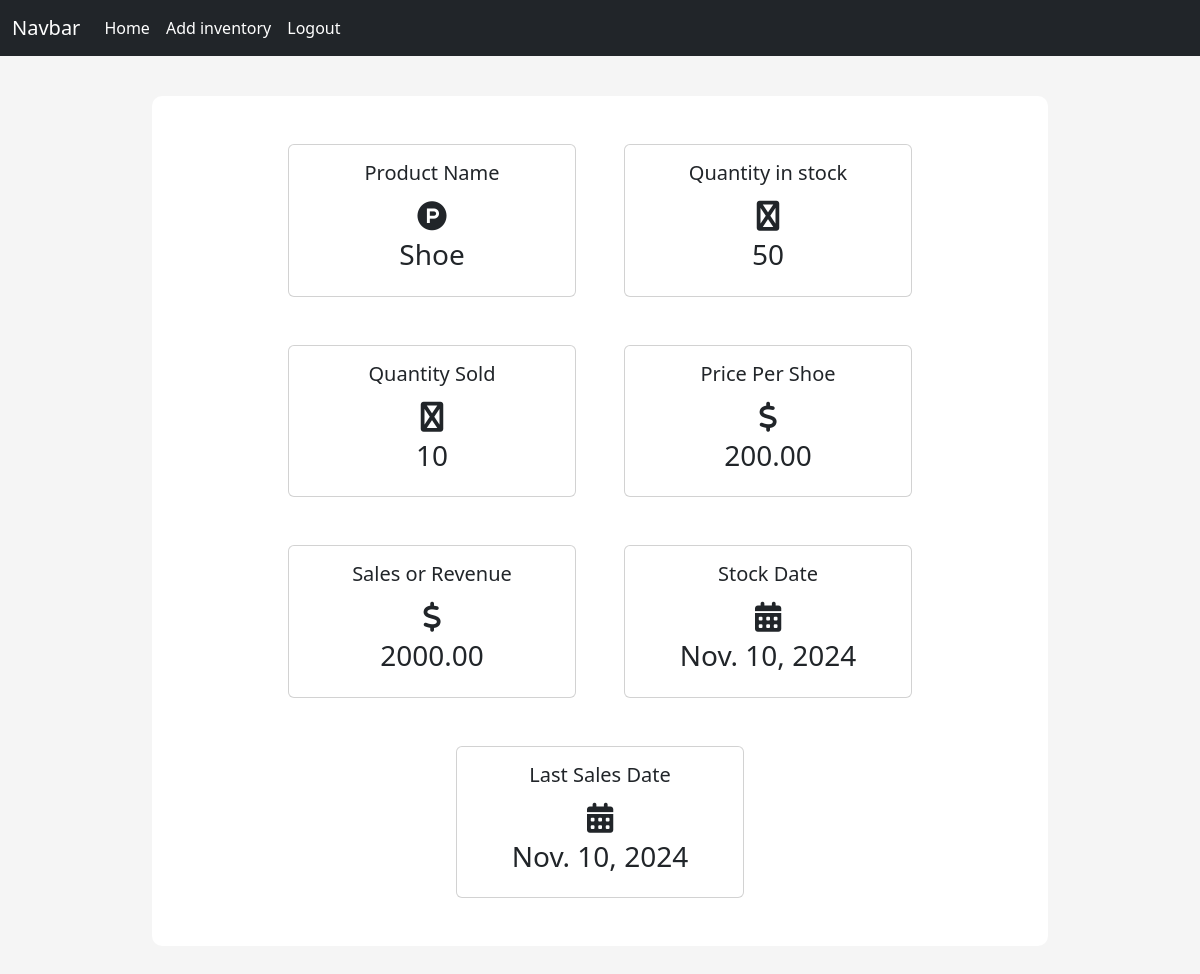
/inventory/per_product/1 (signed in), run on an earlier commit of the app's database.
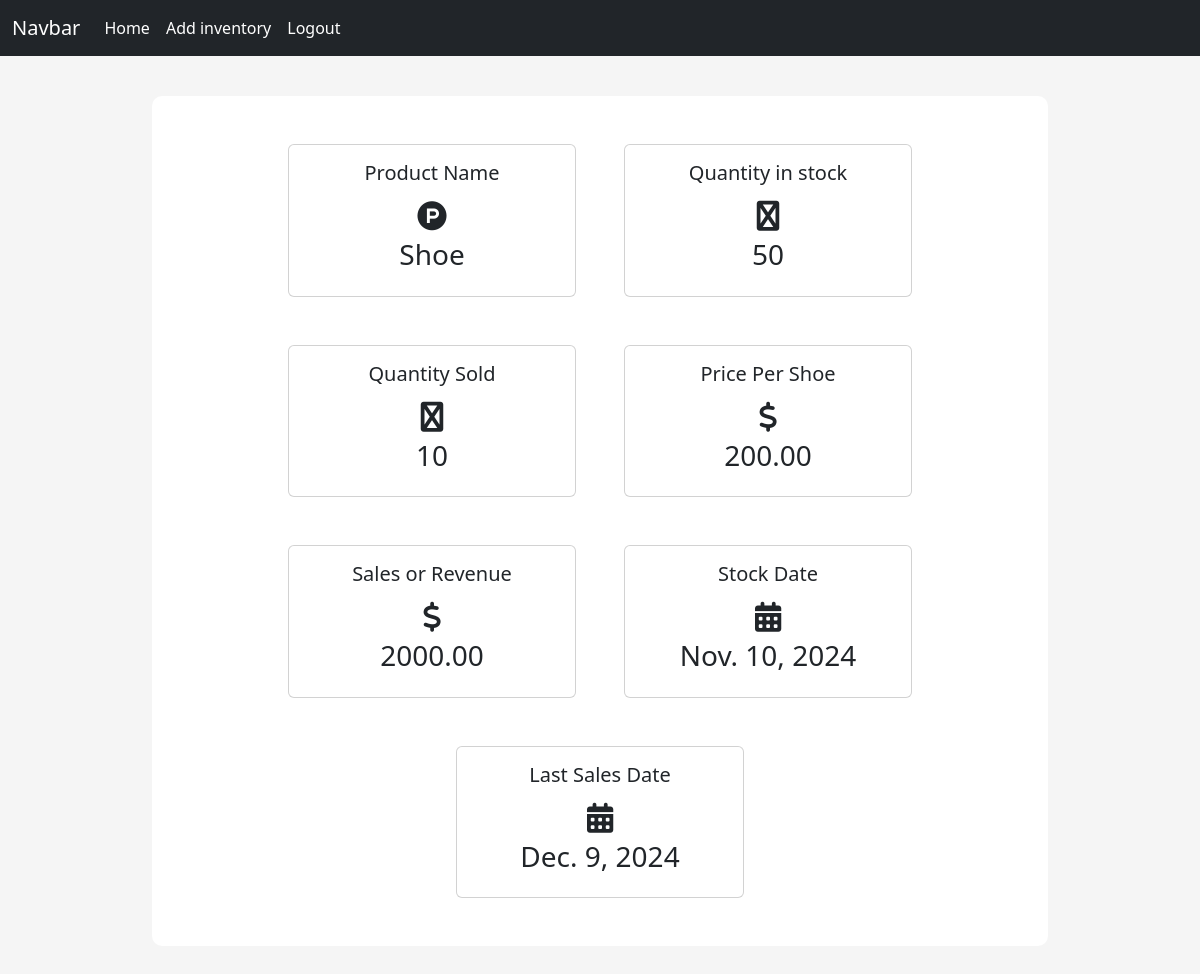
And on a later commit of the database.
### inventory/models.py (models this page shows)
class Inventory(models.Model):
    name = models.CharField(max_length=100, null=False, blank=False)
    cost_per_item = models.DecimalField(max_digits=19, decimal_places=2, null=False, blank=False)
    quantity_in_stock = models.IntegerField(null=False, blank=False)
    quantity_sold = models.IntegerField(null=False, blank=False)
    sales = models.DecimalField(max_digits=19, decimal_places=2, null=False, blank=False)
    stock_date = models.DateField(auto_now_add=True)
    last_sale_date = models.DateField(auto_now=True)

### inventory/views.py (the view)
# urls.py: path('per_product/<int:id>', views.per_product_view, name='per_product'),
@login_required
def per_product_view(request, id):
    inventory = get_object_or_404(Inventory, pk=id)
    context = {
        'inventory': inventory,
    }
    return render(request, "inventory/per_product.html", context=context)

### templates/inventory/per_product.html
 {% extends "layout.html" %}
 {% block content %}
    <div class="content-section">
        <div class="row mx-auto justify-content-center ">
            <div class="card m-4" style="width: 18rem;">
                <div class="card-body">
                    <h5 class="card-title text-center">Product Name</h5>
                    <div style="font-size: 30px;" class="text-center">
                        <span><i class="fab fa-product-hunt"></i></span>
                    </div>
                    <h3 class="text-center">{{inventory.name}} </h3>
                  </div>
            </div>
            <div class="card m-4" style="width: 18rem;">
                <div class="card-body">
                    <h5 class="card-title text-center">Quantity in stock</h5>
                    <div style="font-size: 30px;" class="text-center">
                        <span><i class="fab fa-warehouse"></i></span>
                    </div>
                    <h3 class="text-center">{{inventory.quantity_in_stock}} </h3>
                  </div>
            </div>
            <div class="card m-4" style="width: 18rem;">
                <div class="card-body">
                    <h5 class="card-title text-center">Quantity Sold</h5>
                    <div style="font-size: 30px;" class="text-center">
                        <span><i class="fab fa-warehouse"></i></span>
                    </div>
                    <h3 class="text-center">{{inventory.quantity_sold}} </h3>
                  </div>
            </div>
            <div class="card m-4" style="width: 18rem;">
                <div class="card-body">
                    <h5 class="card-title text-center">Price Per {{inventory.name}}</h5>
                    <div style="font-size: 30px;" class="text-center">
                        <span><i class="fab fa-dollar-sign"></i></span>
                    </div>
                    <h3 class="text-center">{{inventory.cost_per_item}} </h3>
                  </div>
            </div>
            <div class="card m-4" style="width: 18rem;">
                <div class="card-body">
                    <h5 class="card-title text-center">Sales or Revenue</h5>
                    <div style="font-size: 30px;" class="text-center">
                        <span><i class="fab fa-dollar-sign"></i></span>
                    </div>
                    <h3 class="text-center">{{inventory.sales}} </h3>
                  </div>
            </div>
            <div class="card m-4" style="width: 18rem;">
                <div class="card-body">
                    <h5 class="card-title text-center">Stock Date</h5>
                    <div style="font-size: 30px;" class="text-center">
                        <span><i class="fa-solid fa-calendar-days"></i></span>
                    </div>
                    <h3 class="text-center">{{inventory.stock_date}} </h3>
                  </div>
            </div>
            <div class="card m-4" style="width: 18rem;">
                <div class="card-body">
                    <h5 class="card-title text-center">Last Sales Date</h5>
                    <div style="font-size: 30px;" class="text-center">
                        <span><i class="fa-solid fa-calendar-days"></i></span>
                    </div>
                    <h3 class="text-center">{{inventory.last_sale_date}} </h3>
                  </div>
            </div>
        </div>
    </div>
 {% endblock %}

What changed in the data, as far as the page shows it:
changed Inventory "Shoe": last_sale_date "Nov. 10, 2024" → "Dec. 9, 2024"
